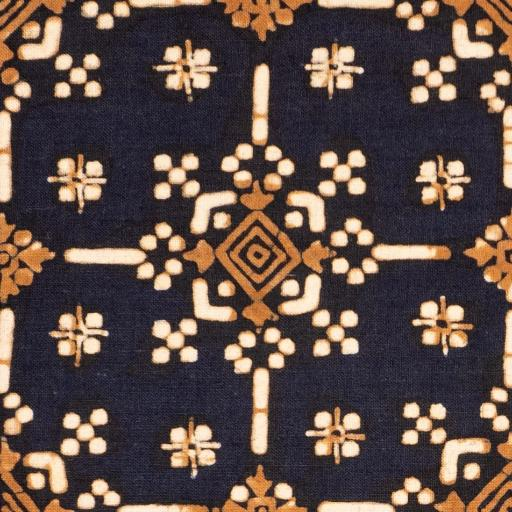
#> input picture sample_batik.jpg, 512 x 512 px
$ jupyter execute dominant_color_batik.ipynb   (shell and % lines are left out)
#> lines starting #> are read from the running program, lines starting #| are printed output that depends on the picture
[cell 1]
import cv2
import numpy as np
import matplotlib.pyplot as plt
from sklearn.cluster import KMeans

# Load image
image = cv2.imread("sample_batik.jpg")
#> image is the input picture: shape (512, 512, 3); mean B, G, R 72.1, 77.9, 94.1
image = cv2.cvtColor(image, cv2.COLOR_BGR2RGB)

# Resize image
image = cv2.resize(image, (300, 300))
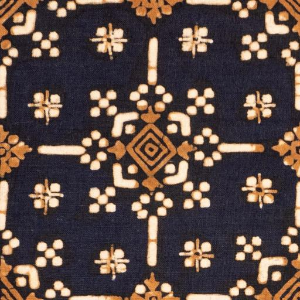
#> image: shape (300, 300, 3); mean R, G, B 94, 77.7, 71.9

# Convert RGB to LAB
image_lab = cv2.cvtColor(image, cv2.COLOR_RGB2LAB)
#> image_lab: shape (300, 300, 3); mean of channels 0, 1, 2 84.1, 134.6, 132.9

# Prepare pixel data
pixels = image_lab.reshape((-1, 3))
pixels = np.float32(pixels)

# K-Means clustering
K = 5
kmeans = KMeans(n_clusters=K, random_state=42)
labels = kmeans.fit_predict(pixels)

# Get cluster centers
centers_lab = kmeans.cluster_centers_.astype(int)

# Convert LAB to RGB
centers_lab = centers_lab.reshape(1, K, 3).astype(np.uint8)
centers_rgb = cv2.cvtColor(centers_lab, cv2.COLOR_LAB2RGB)
centers_rgb = centers_rgb.reshape(K, 3)

# Calculate percentage
unique, counts = np.unique(labels, return_counts=True)
#> unique = [0, 1, 2, 3, 4]; counts = [4674, 60332, 10911, 8513, 5570]
percentages = counts / counts.sum() * 100
#> percentages = [5.19, 67.04, 12.12, 9.46, 6.19]

# Visualization
plt.figure(figsize=(10, 4))

plt.subplot(1, 2, 1)
plt.imshow(image)
plt.axis("off")
plt.title("Citra Batik")

plt.subplot(1, 2, 2)
plt.pie(
    percentages,
    colors=centers_rgb / 255,
    autopct='%1.1f%%',
    startangle=90
)
plt.title("Warna Dominan")

plt.show()
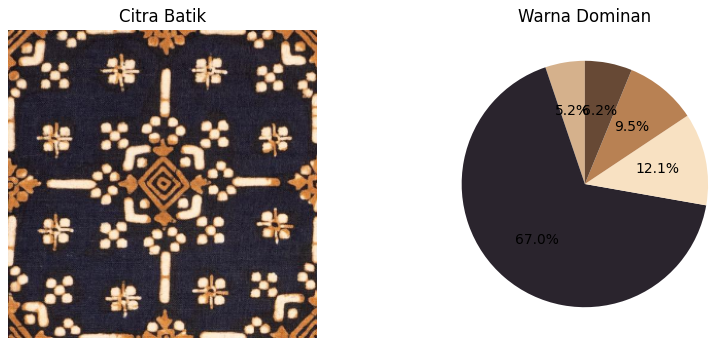
#> figure drawn by matplotlib, 2 panels

[cell 2]
plt.figure(figsize=(6, 2))
for i in range(K):
    plt.bar(i, percentages[i], color=centers_rgb[i] / 255)

plt.title("Palet Warna Dominan")
plt.savefig("hasil_warna_dominan.png")
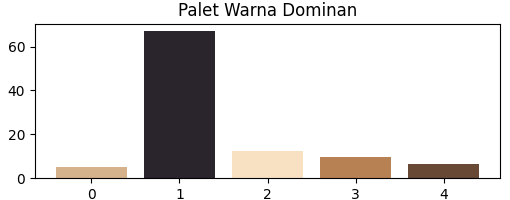
#> figure drawn by matplotlib, 1 panel
plt.show()

$ run again, with warna dominan batik1.png saved as sample_batik.jpg
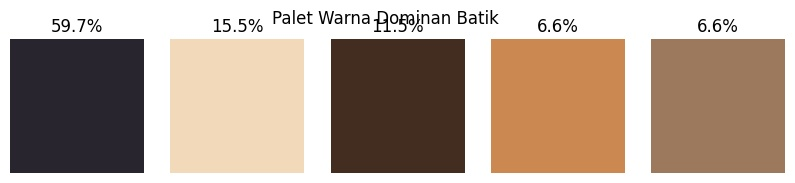
#> input picture warna dominan batik1.png, 795 x 183 px
#> image is the input picture: shape (183, 795, 3); mean B, G, R 148.7, 163.3, 181.8
#> `image = cv2.resize(image, (300, 300))`:
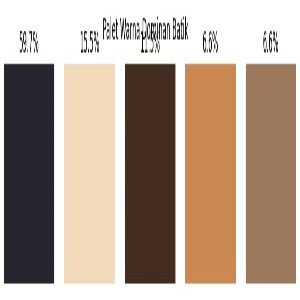
#> image: shape (300, 300, 3); mean R, G, B 182.1, 163.5, 148.9
#> image_lab: shape (300, 300, 3); mean of channels 0, 1, 2 170.7, 133.6, 138.6
#> unique = [0, 1, 2, 3, 4]; counts = [12104, 22650, 11924, 32158, 11164]
#> percentages = [13.45, 25.17, 13.25, 35.73, 12.4]
#> `plt.savefig("hasil_warna_dominan.png")`:
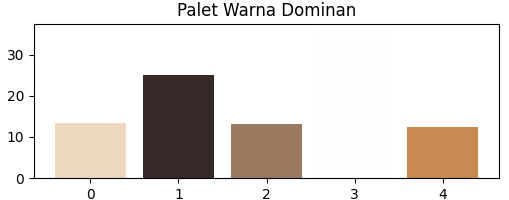
#> figure drawn by matplotlib, 1 panel
